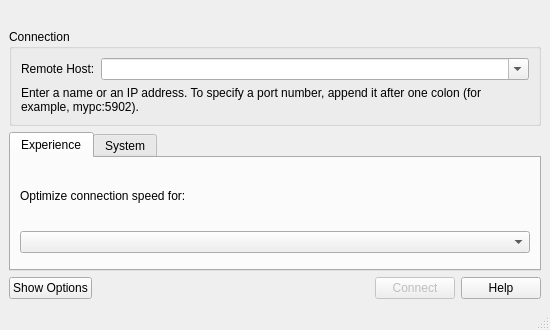
<?xml version="1.0" encoding="UTF-8"?>
<ui version="4.0">
 <class>RDGUIMain</class>
 <widget class="QMainWindow" name="RDGUIMain">
  <property name="geometry">
   <rect>
    <x>0</x>
    <y>0</y>
    <width>550</width>
    <height>330</height>
   </rect>
  </property>
  
  <property name="minimumSize">
    <size>
      <width>550</width>
      <height>200</height>
    </size>
  </property>
  <property name="maximumSize">
    <size>
      <width>550</width>
      <height>100000</height>
    </size>
  </property>
  <!-- on Windows this also hides the maximize button -->
  <property name="windowFlags">
    <set>Qt::Window|Qt::MSWindowsFixedSizeDialogHint</set>
  </property>
  
  
  <property name="windowTitle">
   <string>GreenBox RFiles</string>
  </property>
  <property name="windowIcon">
   <iconset resource="rdgui.qrc">
    <normaloff>:/imgs/icon.png</normaloff>
    <normalon>:/imgs/icon.png</normalon>
   </iconset>
  </property>
  <widget class="QWidget" name="centralwidget">
   <layout class="QVBoxLayout" name="verticalLayout_Main">
    <!-- Banner Header -->
    <item>
     <widget class="QLabel" name="headerLabel">
      <property name="pixmap">
       <pixmap resource="rdgui.qrc">:/imgs/banner.png</pixmap>
      </property>
      <property name="scaledContents">
       <bool>true</bool>
      </property>
      <property name="minimumHeight">
       <number>100</number>
      </property>
      <property name="maximumHeight">
       <number>120</number>
      </property>
      <property name="alignment">
       <set>Qt::AlignCenter</set>
      </property>
     </widget>
    </item>
    <!-- Connection Group -->
    <item>
     <widget class="QGroupBox" name="connectionGroup">
      <property name="title">
       <string>Connection</string>
      </property>
      <layout class="QVBoxLayout" name="verticalLayout_Group">
       <item>
        <layout class="QHBoxLayout" name="horizontalLayout_Host">
         <item>
          <widget class="QLabel" name="remoteHostLabel">
           <property name="text">
            <string>Remote Host:</string>
           </property>
          </widget>
         </item>
         <item>
          <widget class="QComboBox" name="remoteHostComboBox">
           <property name="sizePolicy">
            <sizepolicy hsizetype="Expanding" vsizetype="Fixed">
             <horstretch>0</horstretch>
             <verstretch>0</verstretch>
            </sizepolicy>
           </property>
           <property name="editable">
            <bool>true</bool>
           </property>
          </widget>
         </item>
        </layout>
       </item>
       <item>
        <widget class="QLabel" name="instructionLabel">
         <property name="text">
          <string>Enter a name or an IP address. To specify a port number, append it after one colon (for example, mypc:5902).</string>
         </property>
         <property name="alignment">
          <set>Qt::AlignLeading|Qt::AlignLeft|Qt::AlignTop</set>
         </property>
         <property name="wordWrap">
          <bool>true</bool>
         </property>
        </widget>
       </item>
      </layout>
     </widget>
    </item>
    <!-- Options Tabs -->
    <item>
     <widget class="QTabWidget" name="optionsTabWidget">
      <property name="visible">
       <bool>false</bool>
      </property>
      <property name="currentIndex">
       <number>0</number>
      </property>
      <!-- Experience Tab -->
      <widget class="QWidget" name="experienceTab">
       <attribute name="title">
        <string>Experience</string>
       </attribute>
       <layout class="QVBoxLayout" name="verticalLayout_Experience">
        <item>
         <widget class="QLabel" name="bandwidthLabel">
          <property name="text">
           <string>Optimize connection speed for:</string>
          </property>
         </widget>
        </item>
        <item>
         <widget class="QComboBox" name="bandwidthComboBox">
          <property name="toolTip">
           <string>Choose network speed to optimize performance</string>
          </property>
         </widget>
        </item>
        <item>
         <spacer name="verticalSpacer_Experience">
          <property name="orientation">
           <enum>Qt::Orientation::Vertical</enum>
          </property>
          <property name="sizeType">
           <enum>QSizePolicy::Expanding</enum>
          </property>
         </spacer>
        </item>
       </layout>
      </widget>
      <!-- System Tab -->
      <widget class="QWidget" name="systemTab">
       <attribute name="title">
        <string>System</string>
       </attribute>
       <layout class="QVBoxLayout" name="verticalLayout_System">
        <item>
         <widget class="QGroupBox" name="historyGroup">
          <property name="title">
           <string>Connection History</string>
          </property>
          <layout class="QHBoxLayout">
           <item>
            <widget class="QPushButton" name="clearHistoryButton">
             <property name="text">
              <string>Clear History</string>
             </property>
            </widget>
           </item>
          </layout>
         </widget>
        </item>
        <item>
         <spacer name="verticalSpacer_System">
          <property name="orientation">
           <enum>Qt::Orientation::Vertical</enum>
          </property>
          <property name="sizeType">
           <enum>QSizePolicy::Expanding</enum>
          </property>
         </spacer>
        </item>
       </layout>
      </widget>
     </widget>
    </item>
    <!-- Buttons -->
    <item>
     <layout class="QHBoxLayout" name="horizontalLayout_Buttons">
      <item>
       <widget class="QPushButton" name="optionsButton">
        <property name="text">
         <string>Show Options</string>
        </property>
       </widget>
      </item>
      <item>
       <spacer name="horizontalSpacer_Buttons">
        <property name="orientation">
         <enum>Qt::Orientation::Horizontal</enum>
        </property>
        <property name="sizeHint">
         <size>
          <width>40</width>
          <height>20</height>
         </size>
        </property>
       </spacer>
      </item>
      <item>
       <widget class="QPushButton" name="connectButton">
        <property name="enabled">
         <bool>false</bool>
        </property>
        <property name="text">
         <string>Connect</string>
        </property>
        <property name="default">
         <bool>true</bool>
        </property>
       </widget>
      </item>
      <item>
       <widget class="QPushButton" name="helpButton">
        <property name="text">
         <string>Help</string>
        </property>
       </widget>
      </item>
     </layout>
    </item>
   </layout>
  </widget>
  <widget class="QMenuBar" name="menubar"/>
  <widget class="QStatusBar" name="statusbar"/>
 </widget>
 <resources>
  <include location="rdgui.qrc"/>
 </resources>
 <connections/>
</ui>
